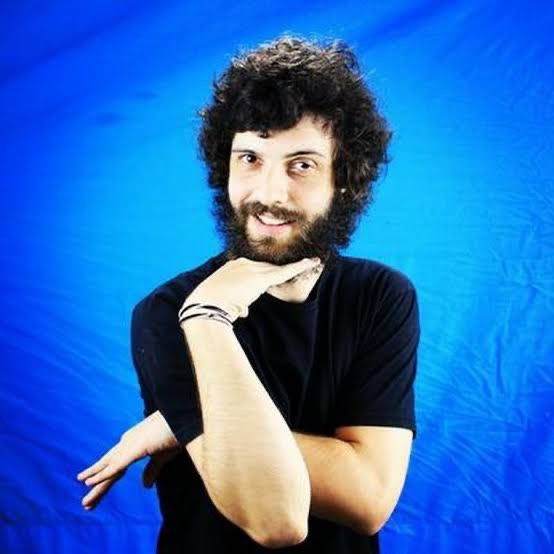
#> input picture teste.jpeg, 554 x 554 px
$ jupyter execute Image_Processing.ipynb
#> lines starting #> are read from the running program, lines starting #| are printed output that depends on the picture; after the words box and inside, x2 and y2 are one past the last pixel; in counts of white or black regions, pixels touching at a corner belong together; long printed decimals are rounded
[cell 1]
import matplotlib.pyplot as plt
import numpy as np
import math

[cell 2]
img = plt.imread('teste.jpeg')
#> img is the input picture: shape (554, 554, 3); mean R, G, B 42.1, 106.9, 186.6
np.shape(img)
#> Out = (554, 554, 3)

[cell 3]
img = np.matmul(img, [0.5, 0.5, 0.5]).astype(np.uint())
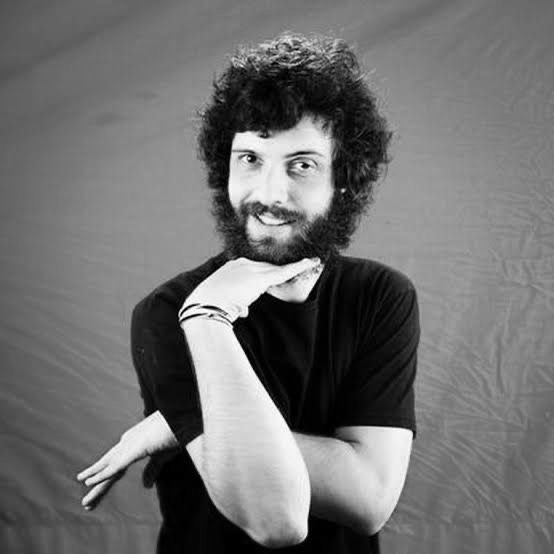
#> img: shape (554, 554) uint64; min 0, max 381, mean 167.6; drawn with min black and max white
np.shape(img)
#> Out = (554, 554)

[cell 4]
plt.imshow(img, cmap='gray')
plt.imsave('grey_scale.png', img, cmap='gray')

[cell 5]
def apply_transform(img, kernel):
    new_img = []
    padding = (np.shape(kernel)[0]//2)
    for yi in range (padding, (np.shape(img)[0]-padding)):
        for xi in range (padding, (np.shape(img)[1]-padding)):
            y_ini = yi-padding
            x_ini = xi-padding
            y_fin = yi+padding+1
            x_fin = xi+padding+1

            new_value = np.sum(np.matmul(img[y_ini:y_fin, x_ini:x_fin], kernel))
            new_img.append(new_value)
#> after the loop, new_img = 304704 items

    size_img = int(np.sqrt(np.shape(new_img)[0]))
#> size_img = 552
    new_img = np.reshape(new_img, (size_img, size_img))

    return new_img

[cell 6]
def gaussian_filter(img, kernel_size=3, sigma=2):

        kernel = np.fromfunction(lambda x, y: (1/(2*math.pi*sigma**2)) *
                 math.e ** ((-1*((x-(kernel_size-1)/2)**2+(y-(kernel_size-1)/2)**2))/(2*sigma**2)), (kernel_size, kernel_size))

        kernel = kernel / np.sum(kernel)

        gaussian_total = apply_transform(img, kernel)

        plt.imshow(gaussian_total, cmap='gray')
        plt.imsave('result_gaussian.png', gaussian_total, cmap='gray')
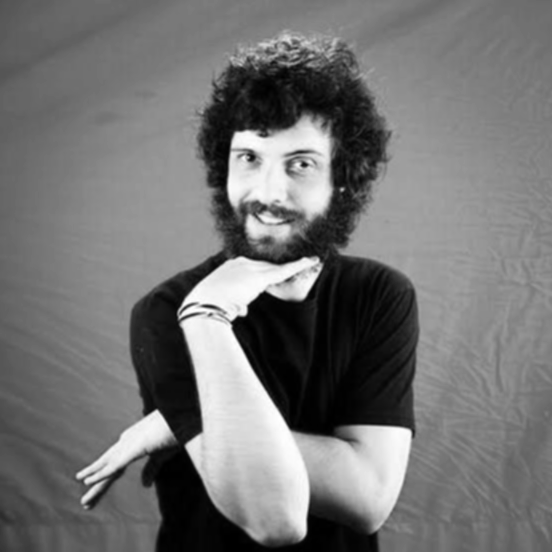
#> saved as result_gaussian.png: shape (552, 552, 3); min 0, max 255, mean 114.9

        return gaussian_total

[cell 7]
gaussian_img = gaussian_filter(img)

[cell 8]
def apply_threshold(matrix, threshold):
    for yi in range(np.shape(matrix)[0]):
        for xi in range(np.shape(matrix)[1]):
            if (matrix[xi][yi] < threshold):
                matrix[xi][yi] = 0
            else:
                matrix[xi][yi] = 1

[cell 9]
def sobel_filter(img, threshold=None):
    sobel_kernel_x = [[-1,0,1],[-2,0,2],[-1,0,1]]
    sobel_kernel_y = [[1,2,1],[0,0,0],[-1,-2,-1]]

    sobel_x = apply_transform(img, sobel_kernel_x)
    sobel_y = apply_transform(img, sobel_kernel_y)
#> in apply_transform (call 3), `new_img = np.reshape(new_img, (size_img, size_img))`:
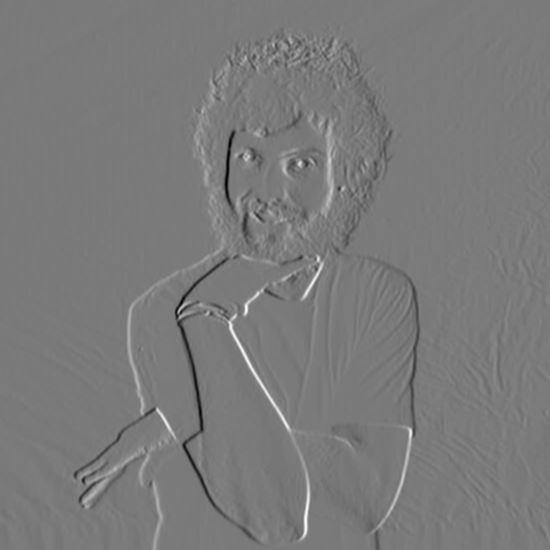
#> new_img: shape (550, 550) float64; min -7654.1, max 8278.4, mean -6.3; drawn with min black and max white
    sobel_x = np.square(sobel_x)
    sobel_y = np.square(sobel_y)
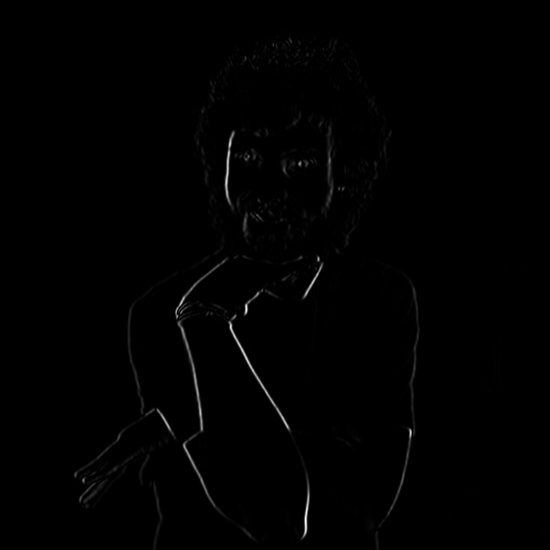
#> sobel_y: shape (550, 550) float64; min 0, max 68531221.4, mean 388461; drawn with min black and max white

    sobel_total = sobel_x + sobel_y
    sobel_total = np.sqrt(sobel_total)
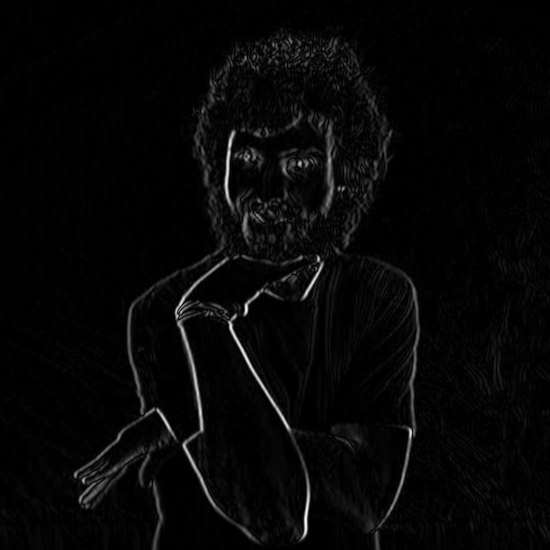
#> sobel_total: shape (550, 550) float64; min 0, max 8278.4, mean 232.8; drawn with min black and max white

    print("Max Value: {} \nMin Value: {} \nMean: {}".format(np.max(sobel_total), np.min(sobel_total), np.mean(sobel_total)))
#| Max Value: 8278.359
#| Min Value: 0.0
#| Mean: 232.792

    if (threshold==None):
        threshold = np.mean(sobel_total)
#> threshold = 232.8

    print("Threshold: {}".format(threshold))
#| Threshold: 232.792

    apply_threshold(sobel_total, threshold)
#> after the loop in apply_threshold, `for yi in range(np.shape(matrix)[0]):`:
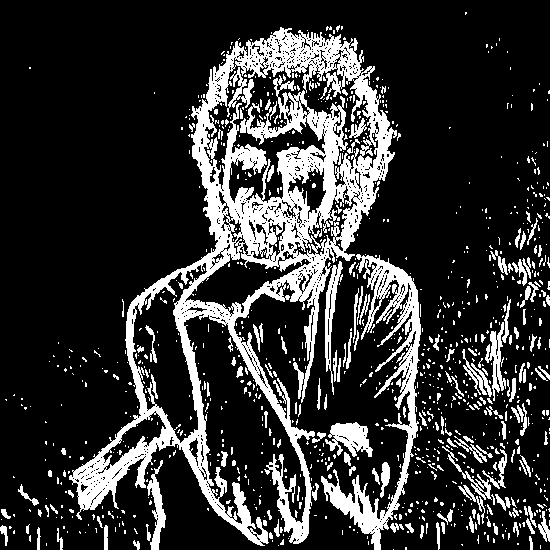
#> matrix: shape (550, 550) float64; values 0 (black) and 1 (white), 20% white; 1043 white regions (881 under 20 px), largest, box (x1, y1, x2, y2) and area: (69, 27, 397, 546) 37701, (321, 254, 421, 550) 6079, (325, 422, 373, 457) 978

    plt.imshow(sobel_total, cmap='gray')
    plt.imsave('result_sobel.png', sobel_total, cmap='gray')

[cell 10]
sobel_filter(gaussian_img)

[cell 11]
def laplacian_filter(img, threshold=None):
    laplace_kernel = [[-1,-1,-1],[-1,8,-1],[-1,-1,-1]]

    laplace_total = apply_transform(img, laplace_kernel)
#> in apply_transform (call 4), `new_img = np.reshape(new_img, (size_img, size_img))`:
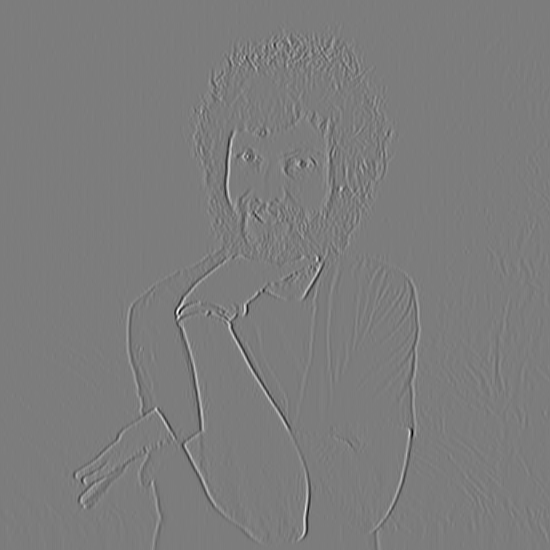
#> new_img: shape (550, 550) float64; min -2528, max 2640.2, mean 0; drawn with min black and max white

    print("Max Value: {} \nMin Value: {} \nMean: {}".format(np.max(laplace_total), np.min(laplace_total), np.mean(laplace_total)))
#| Max Value: 2640.214
#| Min Value: -2528.023
#| Mean: 0.03959

    if (threshold==None):
        threshold = np.mean(laplace_total)
#> threshold = 0.0396

    print("Threshold: {}".format(threshold))
#| Threshold: 0.03959

    apply_threshold(laplace_total, threshold)
#> call 2 of apply_threshold, with threshold = 0.0396
#> after the loop in apply_threshold (call 2), `for yi in range(np.shape(matrix)[0]):`:
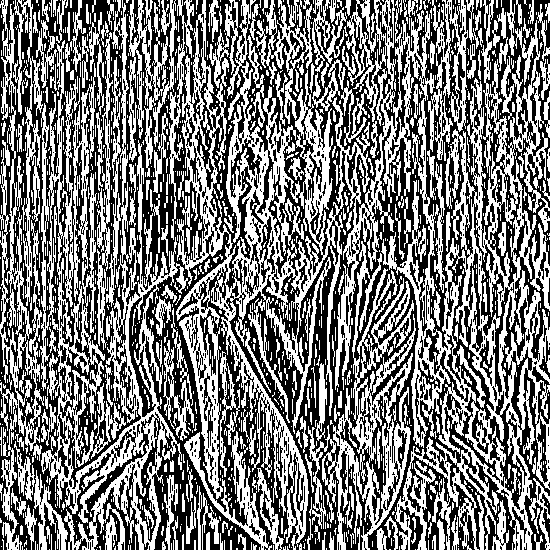
#> matrix: shape (550, 550) float64; values 0 (black) and 1 (white), 47.9% white; 1271 white regions (988 under 20 px), largest, box (x1, y1, x2, y2) and area: (176, 0, 550, 550) 61543, (40, 40, 188, 550) 19566, (308, 241, 414, 550) 8500

    plt.imshow(laplace_total, cmap='gray')
    plt.imsave('result_laplacian.png', laplace_total, cmap='gray')
